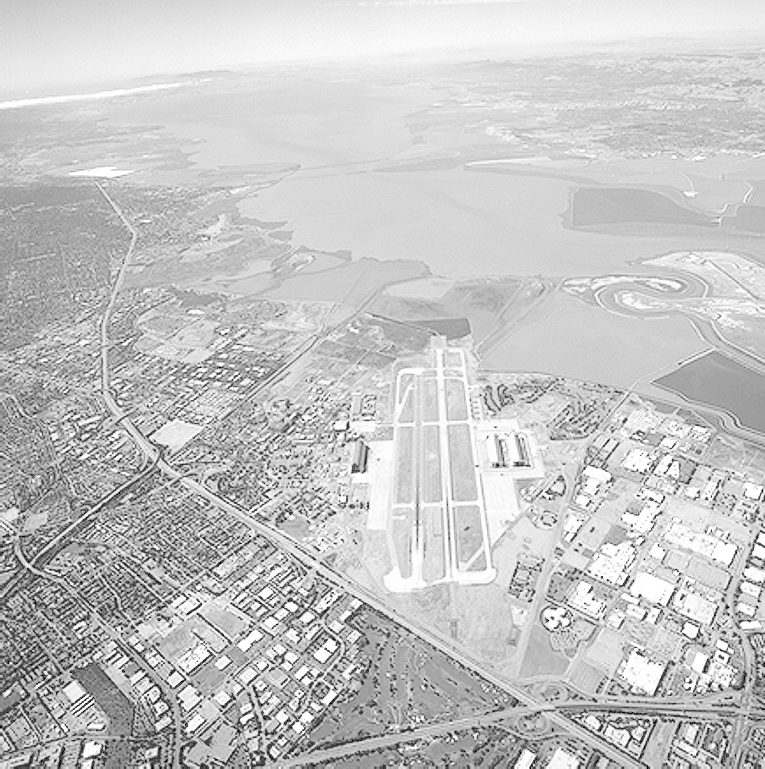
%> input picture digital image processing/3-图像的线性和非线性变换/image/washed_out_aerial_image.tif, 765 x 769 px
$ octave T3_MC.m   (GNU Octave 9; MATLAB toolbox functions it lacks are replaced by stand-ins)
%> lines starting %> are read from the running program, lines starting %| are printed output that depends on the picture
clc;
clear;
img1=imread('D:\大三（下）专业课\数字图像处理\实验三\image\washed_out_aerial_image.tif');
%> img1 is the input picture: size 769x765 uint8; min 0, max 255, mean 197.1
img3 = imread('D:\大三（下）专业课\数字图像处理\实验三\image\fractured_spine.tif');
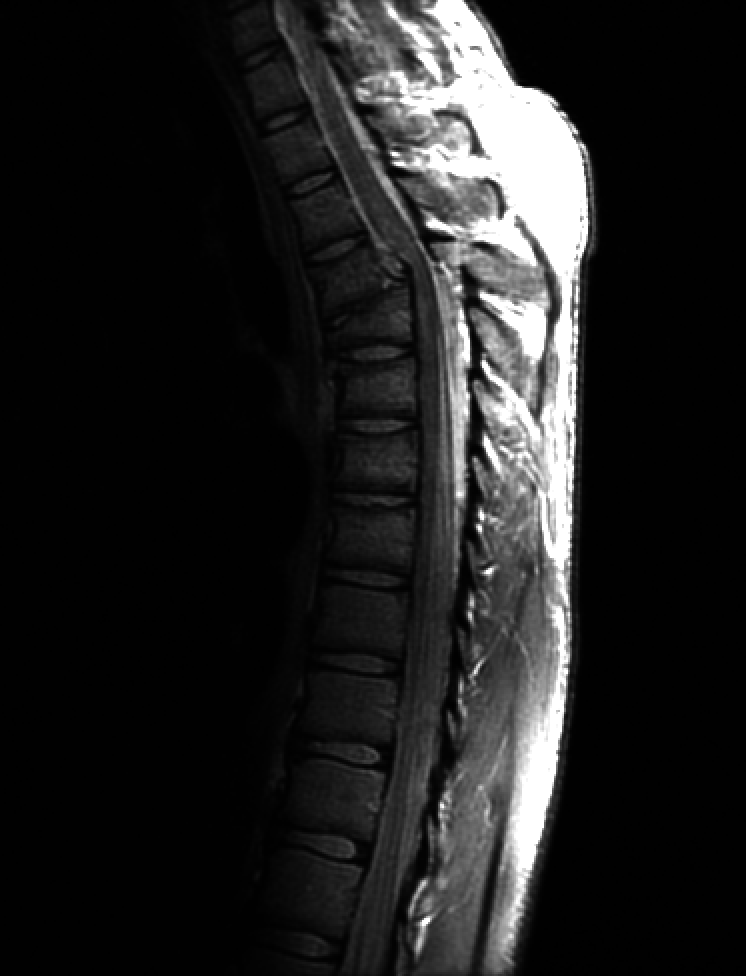
%> input picture digital image processing/3-图像的线性和非线性变换/image/fractured_spine.tif, 746 x 976 px
%> img3 is the input picture: size 976x746 uint8; min 0, max 255, mean 32.6
figure;
subplot(2,2,1);
imshow(img1);
title('原始图像');

C = 1;
X = 3;
img2 = myImageMiLv(img1,C,X);

subplot(2,2,2);
imshow(img2);
title(['C:',num2str(C),'    X:',num2str(X)]);

C = 1;
X = 4;
img2 = myImageMiLv(img1,C,X);
subplot(2,2,3);
imshow(img2);
title(['C:',num2str(C),'    X:',num2str(X)]);

C = 1;
X = 5;
img2 = myImageMiLv(img1,C,X);
subplot(2,2,4);
imshow(img2);
title(['C:',num2str(C),'    X:',num2str(X)]);

figure;
subplot(2,2,1);
imshow(img3);
title('原始图像');
C = 1;
X = 0.6;
%img2 = myImageMiLv(img1,C,X);
img4 = myImageMiLv(img3,C,X);
subplot(2,2,2);
imshow(img4);
title(['C:',num2str(C),'    X:',num2str(X)]);

C = 1;
X = 0.4;
%img2 = myImageMiLv(img1,C,X);
img4 = myImageMiLv(img3,C,X);
subplot(2,2,3);
imshow(img4);
title(['C:',num2str(C),'    X:',num2str(X)]);

C = 1;
X = 0.3;
%img2 = myImageMiLv(img1,C,X);
img4 = myImageMiLv(img3,C,X);
subplot(2,2,4);
imshow(img4);
title(['C:',num2str(C),'    X:',num2str(X)]);

function img2 = myImageMiLv(img1,C,X)
%> called with C = 1, X = 3

    img = im2double(img1);
    img2 = C*(img .^ X);%进行幂律变换
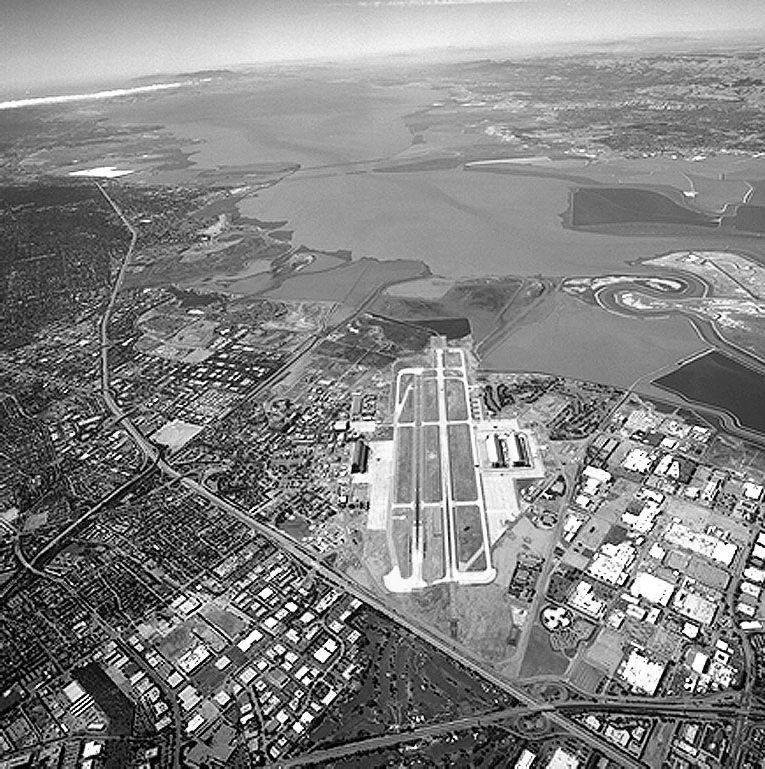
%> img2: size 769x765 double; min 0, max 1, mean 0.515
%> call 2 of myImageMiLv, with C = 1, X = 4
%> in myImageMiLv (call 2), `img2 = C*(img .^ X);`:
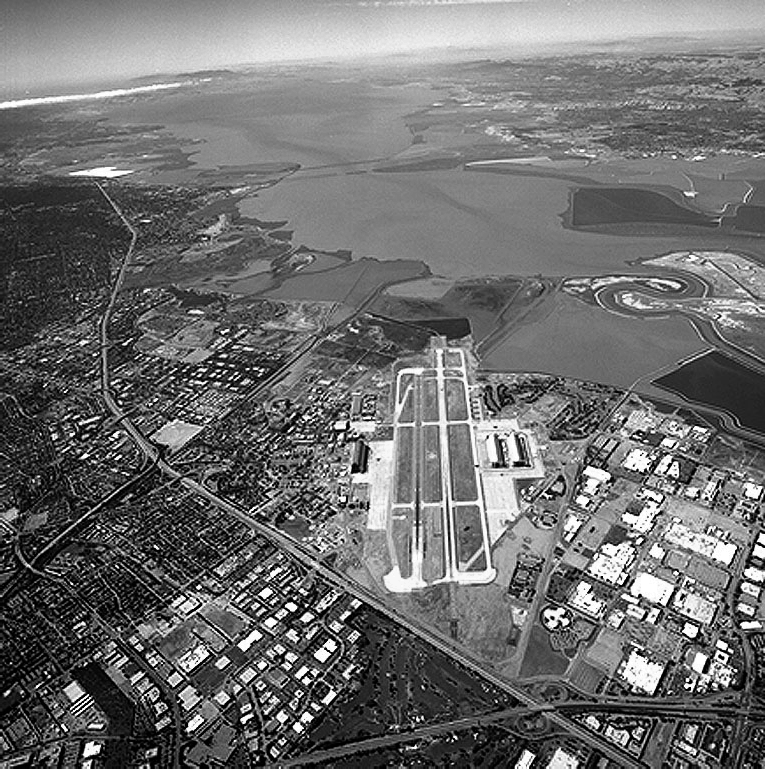
%> img2: size 769x765 double; min 0, max 1, mean 0.434
%> call 3 of myImageMiLv, with C = 1, X = 5
%> in myImageMiLv (call 3), `img2 = C*(img .^ X);`:
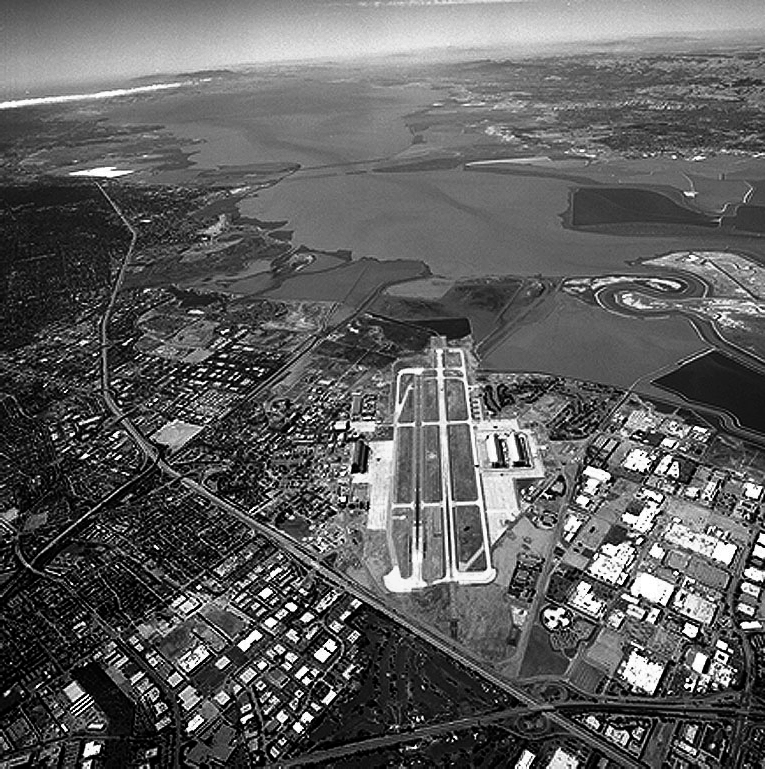
%> img2: size 769x765 double; min 0, max 1, mean 0.371
%> call 4 of myImageMiLv, with C = 1, X = 0.6
%> in myImageMiLv (call 4), `img2 = C*(img .^ X);`:
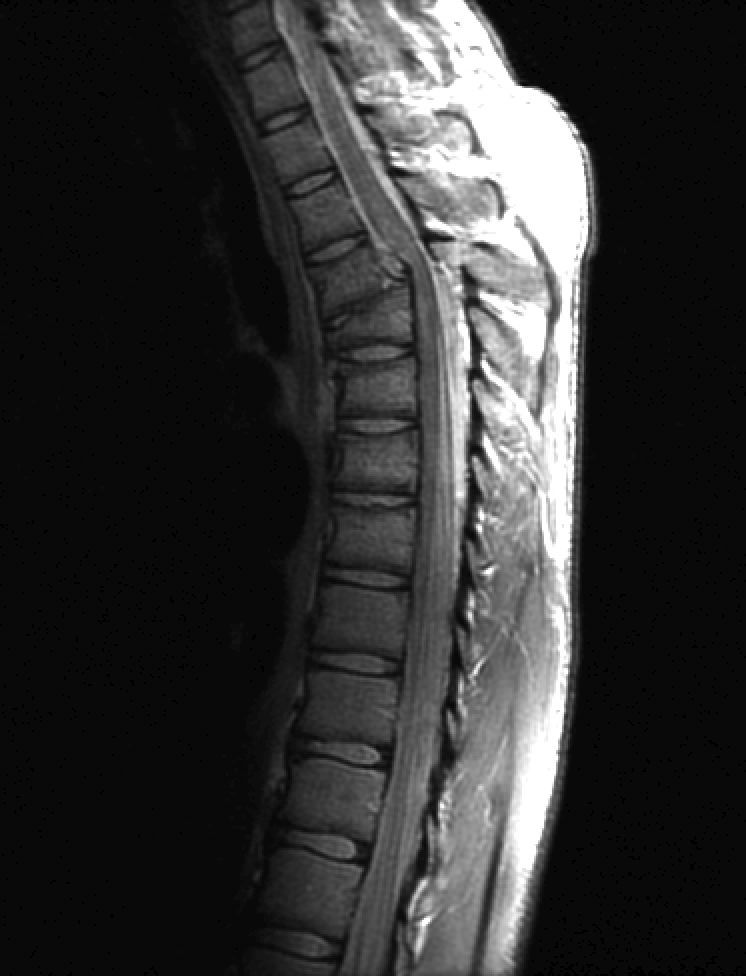
%> img2: size 976x746 double; min 0, max 1, mean 0.197
%> call 5 of myImageMiLv, with C = 1, X = 0.4
%> in myImageMiLv (call 5), `img2 = C*(img .^ X);`:
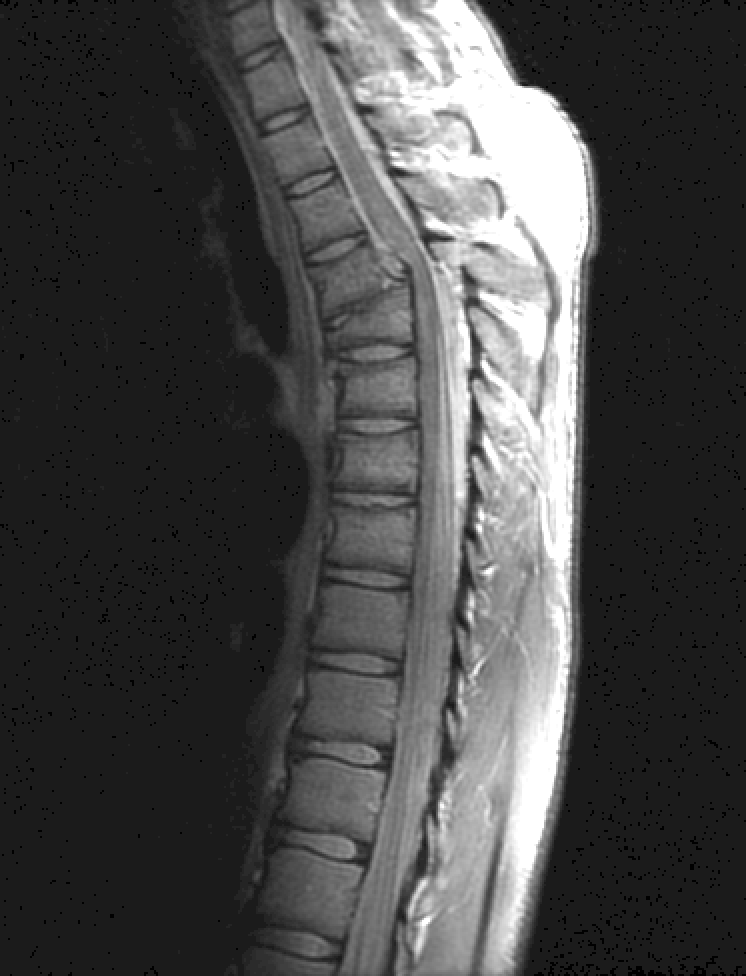
%> img2: size 976x746 double; min 0, max 1, mean 0.284
%> call 6 of myImageMiLv, with C = 1, X = 0.3
%> in myImageMiLv (call 6), `img2 = C*(img .^ X);`:
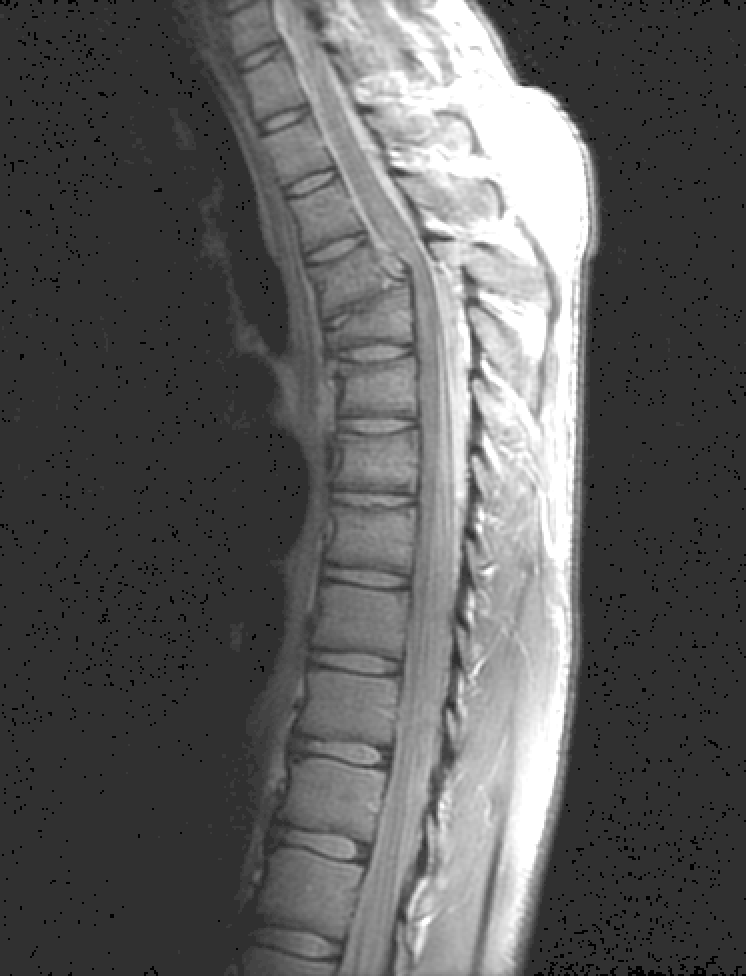
%> img2: size 976x746 double; min 0, max 1, mean 0.362
end
